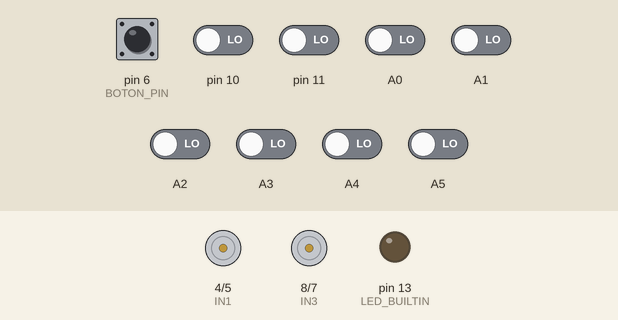
This sketch was run on a simulated Arduino Nano, built with avr-gcc and run on an emulated ATmega328P. On the bench: motor-driver pin pairs drawn as motors (green arrow = first pin HIGH = forward, orange = second pin HIGH = backward, longer = more drive, scaled by the enable pin), output pins drawn as LEDs (lit = HIGH). Inputs (shaded band) come from the test bench; at power-on: pin 6 (BOTON_PIN) HIGH, A0–5, pin 10, pin 11 LOW.

Above: at 11.3 s.
11.4 s: pin 6 (BOTON_PIN) pulled LOW for 0.3 s
At 13.5 s:
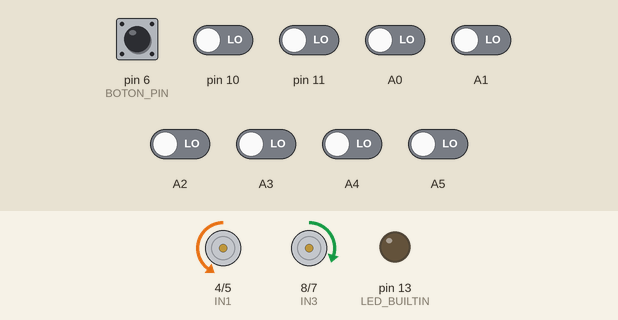
13.9 s: pin 10 driven HIGH
At 14.4 s:
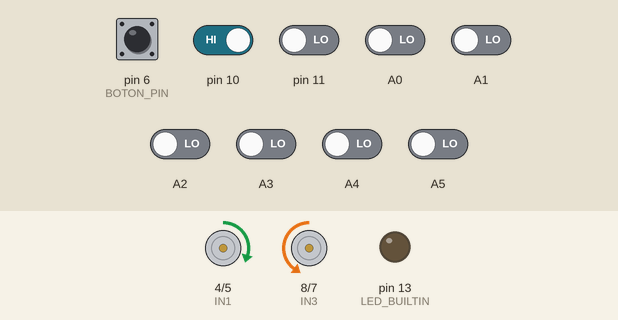
15.4 s: A0 driven HIGH
At 16.6 s:
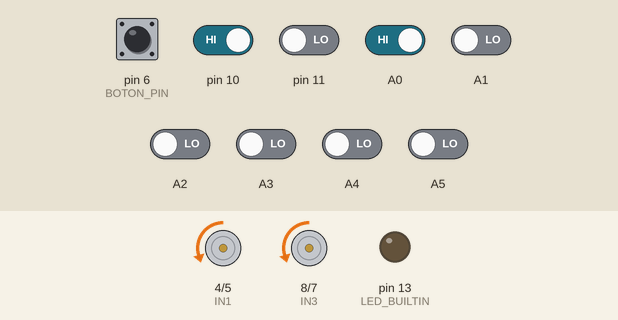
16.9 s: pin 11 driven HIGH
At 17.9 s:
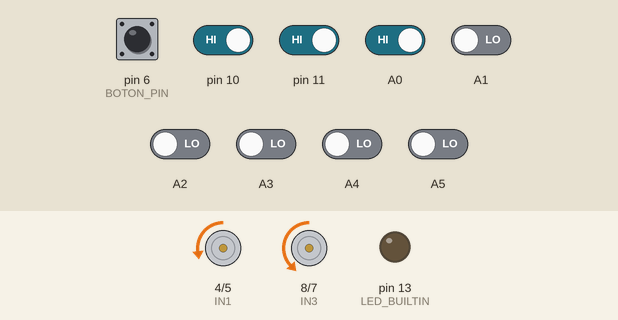
18.4 s: pin 10 driven LOW
At 19.0 s:
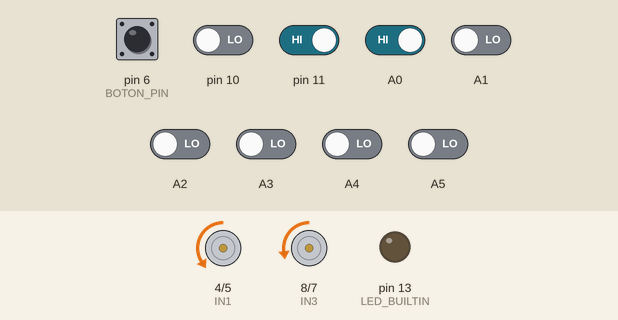
19.9 s: A1 driven HIGH
At 20.2 s:
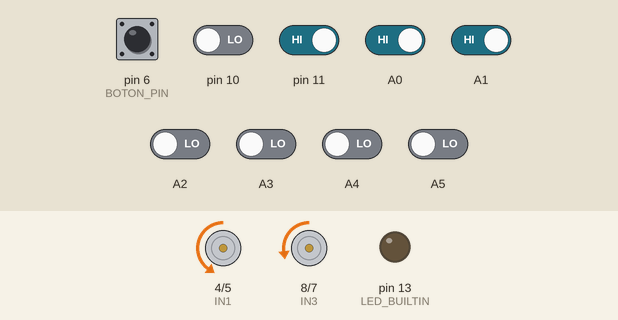
Timing chart, 0 to 22.4 s (numbered marks = the images above; inputs shaded):
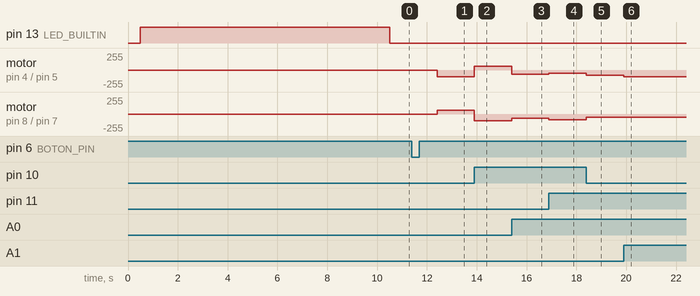

The sketch:

line_follower.ino
```cpp
#include <QTRSensors.h>

QTRSensors qtr;
const uint8_t SensorCount = 8;
uint16_t sensorValues[SensorCount];

// --- Pines de Motores ---
const int ENA = 3; const int IN1 = 4; const int IN2 = 5;
const int ENB = 9; const int IN3 = 8; const int IN4 = 7;

// --- NUEVO: Pin del Botón ---
const int BOTON_PIN = 6;

// --- Parámetros de Control ---
float Kp = 0.035;

// --- Velocidades y Giro ---
const int velocidadBase = 60;
const int velocidadMax = 100;
const int limiteReversa = -60;
const int potenciaMinima = 50;

void setup() {
  Serial.begin(9600);

  pinMode(ENA, OUTPUT); pinMode(IN1, OUTPUT); pinMode(IN2, OUTPUT);
  pinMode(ENB, OUTPUT); pinMode(IN3, OUTPUT); pinMode(IN4, OUTPUT);
  pinMode(LED_BUILTIN, OUTPUT);

  // Configurar el botón con la resistencia interna del Nano
  pinMode(BOTON_PIN, INPUT_PULLUP);

  qtr.setTypeRC();
  qtr.setSensorPins((const uint8_t[]){A0, A1, A2, A3, A4, A5, 11, 10}, SensorCount);
  qtr.setEmitterPin(12);

  delay(500);

  // 1. Calibración (Mueve el robot sobre la línea)
  digitalWrite(LED_BUILTIN, HIGH);
  for (uint16_t i = 0; i < 400; i++) {
    qtr.calibrate();
  }
  digitalWrite(LED_BUILTIN, LOW);

  // 2. NUEVO: Stand-by (Espera a que presiones el botón)
  // Se queda aquí hasta que el pin D6 se conecte a GND mediante el botón
  while (digitalRead(BOTON_PIN) == HIGH) {
    delay(10);
  }

  // Pequeña pausa para poder soltar el robot antes de que arranque
  delay(1000);
}

void loop() {
  uint16_t position = qtr.readLineBlack(sensorValues);

  int error = 3500 - position;
  int ajuste = error * Kp;

  int velocidadMotorA = velocidadBase + ajuste;
  int velocidadMotorB = velocidadBase - ajuste;

  velocidadMotorA = constrain(velocidadMotorA, limiteReversa, velocidadMax);
  velocidadMotorB = constrain(velocidadMotorB, limiteReversa, velocidadMax);

  moverMotores(velocidadMotorA, velocidadMotorB);
}

// --- Función de Control de Motores ---
void moverMotores(int m1, int m2) {

  // Procesar Motor A
  if (m1 > 0) {
    if (m1 < potenciaMinima) m1 = potenciaMinima;
    digitalWrite(IN1, LOW); digitalWrite(IN2, HIGH);
    analogWrite(ENA, m1);
  } else if (m1 < 0) { // Corregido de < 20 a < 0 para detectar reversa real
    int m1_abs = abs(m1);
    if (m1_abs < potenciaMinima) m1_abs = potenciaMinima;
    digitalWrite(IN1, HIGH); digitalWrite(IN2, LOW);
    analogWrite(ENA, m1_abs);
  } else {
    digitalWrite(IN1, LOW); digitalWrite(IN2, LOW);
    analogWrite(ENA, 0);
  }

  // Procesar Motor B
  if (m2 > 0) {
    if (m2 < potenciaMinima) m2 = potenciaMinima;
    digitalWrite(IN3, LOW); digitalWrite(IN4, HIGH);
    analogWrite(ENB, m2);
  } else if (m2 < 0) { // Corregido de < 20 a < 0
    int m2_abs = abs(m2);
    if (m2_abs < potenciaMinima) m2_abs = potenciaMinima;
    digitalWrite(IN3, HIGH); digitalWrite(IN4, LOW);
    analogWrite(ENB, m2_abs);
  } else {
    digitalWrite(IN3, LOW); digitalWrite(IN4, LOW);
    analogWrite(ENB, 0);
  }
}
```

misil_guiado_v2.ino
```cpp

```

Measured:
- after the input at 11.4 s, motor on pin 4 (IN1) / pin 5 (IN2): stopped → backward 100/255 after 1.0 s; motor on pin 8 (IN3) / pin 7 (IN4): stopped → forward 60/255 after 1.0 s
- after the input at 13.9 s, motor on pin 4 (IN1) / pin 5 (IN2): backward 100/255 → forward 60/255 at once; motor on pin 8 (IN3) / pin 7 (IN4): forward 60/255 → backward 100/255 at once
- after the input at 15.4 s, motor on pin 4 (IN1) / pin 5 (IN2): forward 60/255 → backward 60/255 at once; motor on pin 8 (IN3) / pin 7 (IN4): backward 100/255 → backward 60/255 at once
- after the input at 16.9 s, motor on pin 4 (IN1) / pin 5 (IN2): backward 60/255 → backward 50/255 at once; motor on pin 8 (IN3) / pin 7 (IN4): backward 60/255 → backward 89/255 at once
- after the input at 18.4 s, motor on pin 4 (IN1) / pin 5 (IN2): backward 50/255 → backward 77/255 at once; motor on pin 8 (IN3) / pin 7 (IN4): backward 89/255 → backward 50/255 at once
- after the input at 19.9 s, motor on pin 4 (IN1) / pin 5 (IN2): backward 77/255 → backward 100/255 at once
